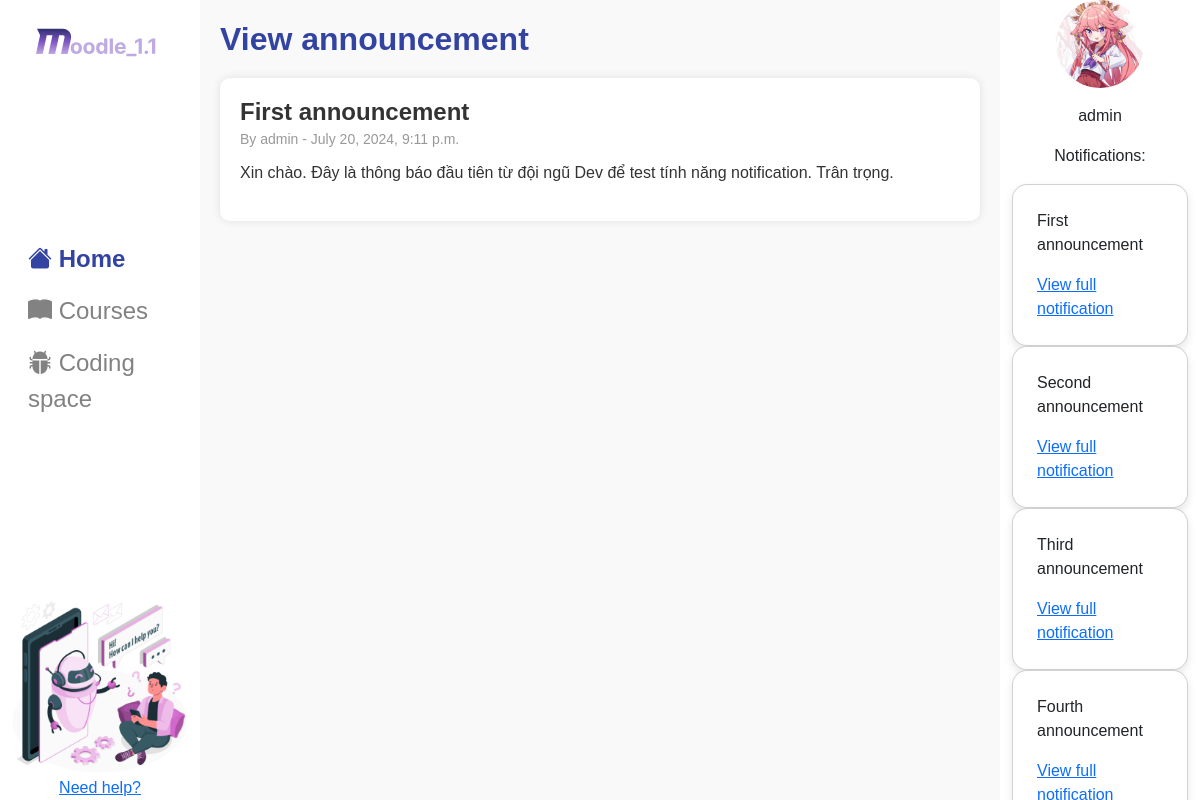
/courses/CSC13002_22CLC08/annoucement/id=2 (signed in), run on the app's committed database.
### courses/models.py (models this page shows, shortened)
class Notification(models.Model):
    id = models.AutoField(primary_key=True)
    author = models.ForeignKey(User, on_delete=models.CASCADE)
    ForClass = models.ForeignKey(CourseClass, on_delete=models.CASCADE, null=True)
    title = models.CharField(max_length=100, blank=True, null=True)
    text = models.TextField()
    date_created = models.DateTimeField(auto_now_add=True)

### users/models.py (models this page shows)
class User(AbstractUser):
    class Gender(models.TextChoices):
        MALE = "MALE", "Male"
        FEMALE = "FEMALE", "Female"
        NONE = "NONE", "None"
    inClass = models.CharField(max_length=8, null=True, blank=True)
    birthday = models.DateField(blank=True, null=True)
    sex = models.CharField(max_length=6, choices=Gender, default=Gender.NONE)
    country = models.CharField(max_length=100, default="Viet Nam")
    city = models.CharField(max_length=100, default="Ho Chi Minh City")
    avatar = models.ImageField(default='users/avatar.svg', upload_to=upload_path_handle, validators=[file_size])

### courses/views.py (the view)
# urls.py: path('<slug:slug>/annoucement/id=<int:id>', views.view_announcement, name='view_announcement'),
@login_required(login_url='users:login')
def view_announcement(reuqest, slug, id):
    notify = Notification.objects.get(id=id)
    if Notification.objects.exists():
        notifications = Notification.objects.filter(ForClass__participants__exact=reuqest.user.id)
    return render(reuqest, 'courses/View_annoucement.html', {'notify': notify, 'notifies' : notifications})

### courses/templates/courses/View_annoucement.html (shortened to what this page needs)
{% load static %}
<!DOCTYPE html>
<html lang="en">
<head>
    <link rel="stylesheet" href="https://cdn.jsdelivr.net/npm/bootstrap-icons@1.11.3/font/bootstrap-icons.min.css">
    <link href="https://cdn.jsdelivr.net/npm/bootstrap@5.3.3/dist/css/bootstrap.min.css" rel="stylesheet">
    <link rel="stylesheet" href="https://cdn.jsdelivr.net/npm/bootstrap-icons@1.11.3/font/bootstrap-icons.min.css">
    <link rel="stylesheet" href="{% static 'css/Nav.css' %}">
</head>
<body>
    <div class="container-fluid">
        <div class="row">
            <div class="left-bar col-2 d-flex flex-column justify-content-between bg-white">
                <div>
                    <a class="d-flex align-items-center ms-4 mt-4" role="button" href="#">
                        <img src="{% static 'img/home/moodle.svg' %}" alt="logo" class="img-fluid" style="max-width: 80%;">
                    </a>
                </div>
                <div>
                    <ul class="nav nav-pills flex-column">
                        <li class="nav-item fs-4">
                            <a href="{% url 'home' %}" class="nav-link fw-bold" style="color:#3343A1">
                                <i class="bi bi-house-fill"></i>
                                Home
                            </a>
                        </li>
                        <li class="nav-item fs-4">
                            <a href="#" class="nav-link" style="color:#828282">
                                <i class="bi bi-book-fill"></i>
                                Courses
                            </a>
                        </li>
                        <li class="nav-item fs-4">
                            <a href="#" class="nav-link" style="color:#828282">
                                <i class="bi bi-bug-fill"></i>
                                Coding space
                            </a>
                        </li>
                    </ul>
                </div>
                <div class="d-flex flex-column align-items-center">
                    <img src="{% static 'img/home/Help.png' %}" alt="need Help" class="img-fluid">
                    <a href="#"> Need help?</a>
                </div>
            </div>
            <div class="main">
                <h2>View announcement</h2>
                <div class="notifications">
                    <div class="notification">
                        <div class="notification-header">
                            <div class="notification-title">
                                <h4>{{ notify.title }}</h4>
                                <span>By {{ notify.author.first_name }} {{ notify.author.last_name }} - {{ notify.date_created }}</span>
                            </div>
                        </div>
                        <div class="notification-content">
                            <p>
                                {{ notify.text }}
                            </p>
                        </div>
                    </div>
                </div>
            </div>
            <div class="right-bar col-2 bg-white d-flex flex-column justify-content-evenly min-vh-100">
                <a href="{% url 'users:profile' %}" class="d-flex flex-column align-items-center link-dark link-underline link-underline-opacity-0">
                    <img src="{{ user.avatar.url }}" alt="avatar" class="img-fluid" style="border-radius: 50%; max-width: 50%; max-height: auto;">
                    <p class="mt-3">{{ user.first_name }} {{ user.last_name }}</p>
                </a>
                <div class="d-flex flex-column align-items-center">
                    <p>Notifications:</p>
                    {% for notify in notifies %}
                        <div class="text-ellipsis">
                            <div class="card p-4 custom-card">
                                <p>{{ notify.title }}</p>
                            <a href="{% url 'courses:view_announcement' slug=notify.ForClass.slug id=notify.id %}">View full notification</a>
                            </div>
                        </div>
                    {% endfor %}
                </div>
            </div>
        </div>
    </div>
</body>
</html>

### static/css/Nav.css (style rules this page uses)
body { font-family: "Roboto Flex", sans-serif; background-color: #F8F9FE; }
.custom-card { border-radius: 15px; box-shadow: 0 4px 8px rgba(0, 0, 0, 0.1); }
.left-bar, .right-bar { position: sticky; top: 0; height: 100vh; overflow-y: auto; }

### courses/templates/courses/View_annoucement.html (style rules this page uses)
body { font-family: Arial, sans-serif; margin: 0; padding: 0; background-color: #f9f9f9; }
.main { flex: 1; padding: 20px; box-sizing: border-box; }
.main h2 { color: #3343A1; margin-bottom: 20px; font-weight: bold; }
.main h4 { color: #3343A1; margin-bottom: 20px; font-weight: bold; }
.notifications { margin-top: 20px; }
.notifications .notification { background-color: #fff; padding: 20px; margin-bottom: 10px; box-shadow: 0 0 10px rgba(0,0,0,0.1); border-radius: 10px; }
.notifications .notification .notification-header { display: flex; align-items: center; margin-bottom: 10px; }
.notifications .notification .notification-header .notification-title { flex: 1; }
.notifications .notification .notification-title h4 { margin: 0; color: #333; }
.notifications .notification .notification-title span { color: #999; font-size: 14px; }
.notifications .notification .notification-content { color: #333; line-height: 1.5; }

### data on the page
Notification: title "First announcement", author.first_name "admin", date_created "July 20, 2024, 9:11 p.m.", text "Xin chào. Đây là thông báo đầu tiên từ đội ngũ Dev để test tính năng notification. Trân trọng."
User: avatar (picture), first_name "admin"
Notification: title "Second announcement"
Notification: title "Third announcement"
Notification: title "Fourth announcement"
